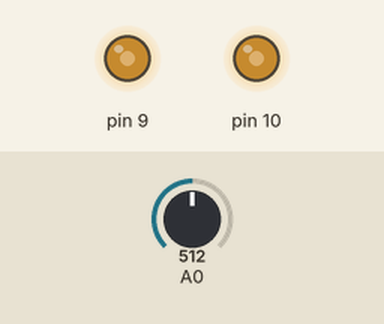
A sketch run on a simulated Arduino Uno, built with avr-gcc and run on an emulated ATmega328P. On the bench: output pins drawn as LEDs (lit = HIGH). Inputs (shaded band) come from the test bench; at power-on: A0 = 512.

Above: at 1.2 s.
1.3 s: A0 set to 716
At 2.5 s:
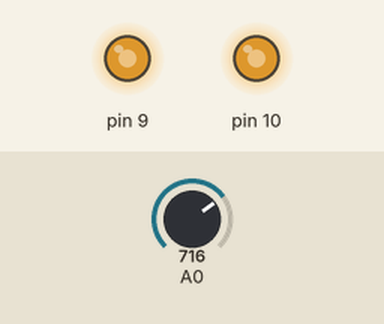
2.8 s: A0 set to 900
At 3.8 s:
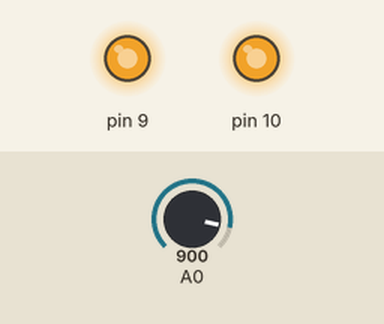
4.3 s: A0 set to 122
At 5.0 s:
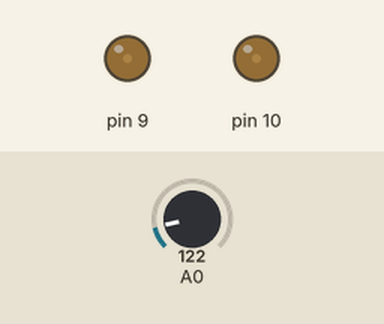
5.8 s: A0 set to 0
At 6.1 s:
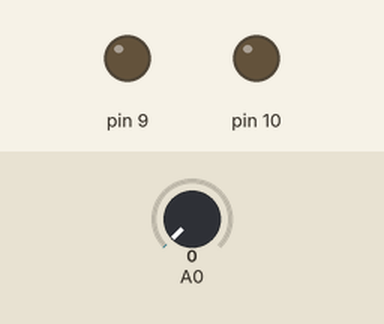
Timing chart, 0 to 8.3 s (numbered marks = the images above; inputs shaded):
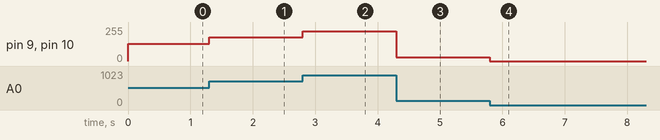

Measured:
- after the input at 1.3 s, pin 9, pin 10: 128/255 → 178/255 at once
- after the input at 2.8 s, pin 9, pin 10: 178/255 → 224/255 at once
- after the input at 4.3 s, pin 9, pin 10: 224/255 → 30/255 at once
- after the input at 5.8 s, pin 9, pin 10: 30/255 → 0/255 at once

The sketch:

fast_pwm.ino
```cpp
#include <avr/interrupt.h>
#include "TimerHelpers.h"

#ifndef cbi
#define cbi(sfr, bit) (_SFR_BYTE(sfr) &= ~_BV(bit))
#endif
#ifndef sbi
#define sbi(sfr, bit) (_SFR_BYTE(sfr) |= _BV(bit))
#endif

void InitADC()                    // Function to initialise ADC Channel
{
  ADMUX = (1 << REFS0);
  ADMUX &= ~((1 << REFS1) | (1 << ADLAR) | (1 << MUX3) | (1 << MUX2) | (1 << MUX1) | (1 << MUX0));
  ADCSRA = (1 << ADEN) | (1 << ADPS2) | (1 << ADPS1) | (1 << ADPS0);
}

uint16_t ReadADC(uint8_t ch)      // Function to read value of ADC
{
  ch = ch & 0b00000111;
  ADMUX |= ch;
  ADCSRA |= (1 << ADSC);
  while (!(ADCSRA & (1 << ADIF)));
  //_delay_ms(1000);
  ADCSRA |= (1 << ADIF);
  return (ADC);
}


void setup() {
  InitADC();

  pinMode( 9,OUTPUT);  pinMode(10,OUTPUT);

  Timer1::setMode(7, Timer0::PRESCALE_1, Timer0::CLEAR_A_ON_COMPARE | Timer0::CLEAR_B_ON_COMPARE);

  OCR1A = OCR1B = 0;

  ICR1 = 0x3ff;
}

void loop()
{
  static uint16_t n = 0;
  n = ReadADC(0);
  //  n++;
  //  if (n == 0x400) n = 0;
  //  delay(1);


//    OCR0A = n & 0x3FF;
//    OCR0B = n & 0x3FF;

  OCR1A = n;
  OCR1B = n;

  //  OCR2A = n;
  //  OCR2B = n;

}
```

TimerHelpers.h
```cpp
// (licence header left out)
#ifndef _TimerHelpers_h
#define _TimerHelpers_h

#if defined(ARDUINO) && ARDUINO >= 100
  #include "Arduino.h"
#else
  #include "WProgram.h"
#endif

/* ---------------------------------------------------------------
 Timer 0 setup
 --------------------------------------------------------------- */

namespace Timer0
{
  // TCCR0A, TCCR0B
  const byte Modes [8] [2] =
  {

  { 0,                         0 },            // 0: Normal, top = 0xFF
  { bit (WGM00),               0 },            // 1: PWM, Phase-correct, top = 0xFF
  {               bit (WGM01), 0 },            // 2: CTC, top = OCR0A
  { bit (WGM00) | bit (WGM01), 0 },            // 3: Fast PWM, top = 0xFF
  { 0,                         bit (WGM02) },  // 4: Reserved
  { bit (WGM00),               bit (WGM02) },  // 5: PWM, Phase-correct, top = OCR0A
  {               bit (WGM01), bit (WGM02) },  // 6: Reserved
  { bit (WGM00) | bit (WGM01), bit (WGM02) },  // 7: Fast PWM, top = OCR0A

  };  // end of Timer0::Modes

  // Activation
  // Note: T0 is pin 6, Arduino port: D4
  enum { NO_CLOCK, PRESCALE_1, PRESCALE_8, PRESCALE_64, PRESCALE_256, PRESCALE_1024, T0_FALLING, T0_RISING };

  // what ports to toggle on timer fire
  enum { NO_PORT = 0,

    // pin 12, Arduino port: D6
    TOGGLE_A_ON_COMPARE  = bit (COM0A0),
    CLEAR_A_ON_COMPARE   = bit (COM0A1),
    SET_A_ON_COMPARE     = bit (COM0A0) | bit (COM0A1),

    // pin 11, Arduino port: D5
    TOGGLE_B_ON_COMPARE  = bit (COM0B0),
    CLEAR_B_ON_COMPARE   = bit (COM0B1),
    SET_B_ON_COMPARE     = bit (COM0B0) | bit (COM0B1),
  };


  // choose a timer mode, set which clock speed, and which port to toggle
  void setMode (const byte mode, const byte clock, const byte port)
  {
  if (mode < 0 || mode > 7)  // sanity check
    return;

  // reset existing flags
  TCCR0A = 0;
  TCCR0B = 0;

  TCCR0A |= (Modes [mode] [0]) | port;
  TCCR0B |= (Modes [mode] [1]) | clock;
  }  // end of Timer0::setMode

}  // end of namespace Timer0

/* ---------------------------------------------------------------
 Timer 1 setup
 --------------------------------------------------------------- */

namespace Timer1
{
  // TCCR1A, TCCR1B
  const byte Modes [16] [2] =
  {

  { 0,                         0 },            // 0: Normal, top = 0xFFFF
  { bit (WGM10),               0 },            // 1: PWM, Phase-correct, 8 bit, top = 0xFF
  {               bit (WGM11), 0 },            // 2: PWM, Phase-correct, 9 bit, top = 0x1FF
  { bit (WGM10) | bit (WGM11), 0 },            // 3: PWM, Phase-correct, 10 bit, top = 0x3FF
  { 0,                         bit (WGM12) },  // 4: CTC, top = OCR1A
  { bit (WGM10),               bit (WGM12) },  // 5: Fast PWM, 8 bit, top = 0xFF
  {               bit (WGM11), bit (WGM12) },  // 6: Fast PWM, 9 bit, top = 0x1FF
  { bit (WGM10) | bit (WGM11), bit (WGM12) },  // 7: Fast PWM, 10 bit, top = 0x3FF
  { 0,                                       bit (WGM13) },  // 8: PWM, phase and frequency correct, top = ICR1
  { bit (WGM10),                             bit (WGM13) },  // 9: PWM, phase and frequency correct, top = OCR1A
  {               bit (WGM11),               bit (WGM13) },  // 10: PWM, phase correct, top = ICR1A
  { bit (WGM10) | bit (WGM11),               bit (WGM13) },  // 11: PWM, phase correct, top = OCR1A
  { 0,                         bit (WGM12) | bit (WGM13) },  // 12: CTC, top = ICR1
  { bit (WGM10),               bit (WGM12) | bit (WGM13) },  // 13: reserved
  {               bit (WGM11), bit (WGM12) | bit (WGM13) },  // 14: Fast PWM, TOP = ICR1
  { bit (WGM10) | bit (WGM11), bit (WGM12) | bit (WGM13) },  // 15: Fast PWM, TOP = OCR1A

  };  // end of Timer1::Modes

  // Activation
  // Note: T1 is pin 11, Arduino port: D5
  enum { NO_CLOCK, PRESCALE_1, PRESCALE_8, PRESCALE_64, PRESCALE_256, PRESCALE_1024, T1_FALLING, T1_RISING };

  // what ports to toggle on timer fire
  enum { NO_PORT = 0,

    // pin 15, Arduino port: D9
    TOGGLE_A_ON_COMPARE  = bit (COM1A0),
    CLEAR_A_ON_COMPARE   = bit (COM1A1),
    SET_A_ON_COMPARE     = bit (COM1A0) | bit (COM1A1),

    // pin 16, Arduino port: D10
    TOGGLE_B_ON_COMPARE  = bit (COM1B0),
    CLEAR_B_ON_COMPARE   = bit (COM1B1),
    SET_B_ON_COMPARE     = bit (COM1B0) | bit (COM1B1),
  };

  // choose a timer mode, set which clock speed, and which port to toggle
  void setMode (const byte mode, const byte clock, const byte port)
  {
  if (mode < 0 || mode > 15)  // sanity check
    return;

  // reset existing flags
  TCCR1A = 0;
  TCCR1B = 0;

  TCCR1A |= (Modes [mode] [0]) | port;
  TCCR1B |= (Modes [mode] [1]) | clock;
  }  // end of Timer1::setMode

}  // end of namespace Timer1

/* ---------------------------------------------------------------
 Timer 2 setup
 --------------------------------------------------------------- */

namespace Timer2
{
  // TCCR2A, TCCR2B
  const byte Modes [8] [2] =
  {

  { 0,                         0 },            // 0: Normal, top = 0xFF
  { bit (WGM20),               0 },            // 1: PWM, Phase-correct, top = 0xFF
  {               bit (WGM21), 0 },            // 2: CTC, top = OCR2A
  { bit (WGM20) | bit (WGM21), 0 },            // 3: Fast PWM, top = 0xFF
  { 0,                         bit (WGM22) },  // 4: Reserved
  { bit (WGM20),               bit (WGM22) },  // 5: PWM, Phase-correct, top = OCR2A
  {               bit (WGM21), bit (WGM22) },  // 6: Reserved
  { bit (WGM20) | bit (WGM21), bit (WGM22) },  // 7: Fast PWM, top = OCR2A

  };  // end of Timer2::Modes

  // Activation
  enum { NO_CLOCK, PRESCALE_1, PRESCALE_8, PRESCALE_32, PRESCALE_64, PRESCALE_128, PRESCALE_256, PRESCALE_1024 };

  // what ports to toggle on timer fire
  enum { NO_PORT = 0,

    // pin 17, Arduino port: D11
    TOGGLE_A_ON_COMPARE  = bit (COM2A0),
    CLEAR_A_ON_COMPARE   = bit (COM2A1),
    SET_A_ON_COMPARE     = bit (COM2A0) | bit (COM2A1),

    // pin 5, Arduino port: D3
    TOGGLE_B_ON_COMPARE  = bit (COM2B0),
    CLEAR_B_ON_COMPARE   = bit (COM2B1),
    SET_B_ON_COMPARE     = bit (COM2B0) | bit (COM2B1),
  };


  // choose a timer mode, set which clock speed, and which port to toggle
  void setMode (const byte mode, const byte clock, const byte port)
  {
  if (mode < 0 || mode > 7)  // sanity check
    return;

  // reset existing flags
  TCCR2A = 0;
  TCCR2B = 0;

  TCCR2A |= (Modes [mode] [0]) | port;
  TCCR2B |= (Modes [mode] [1]) | clock;
  }  // end of Timer2::setMode

}  // end of namespace Timer2

#endif
```
